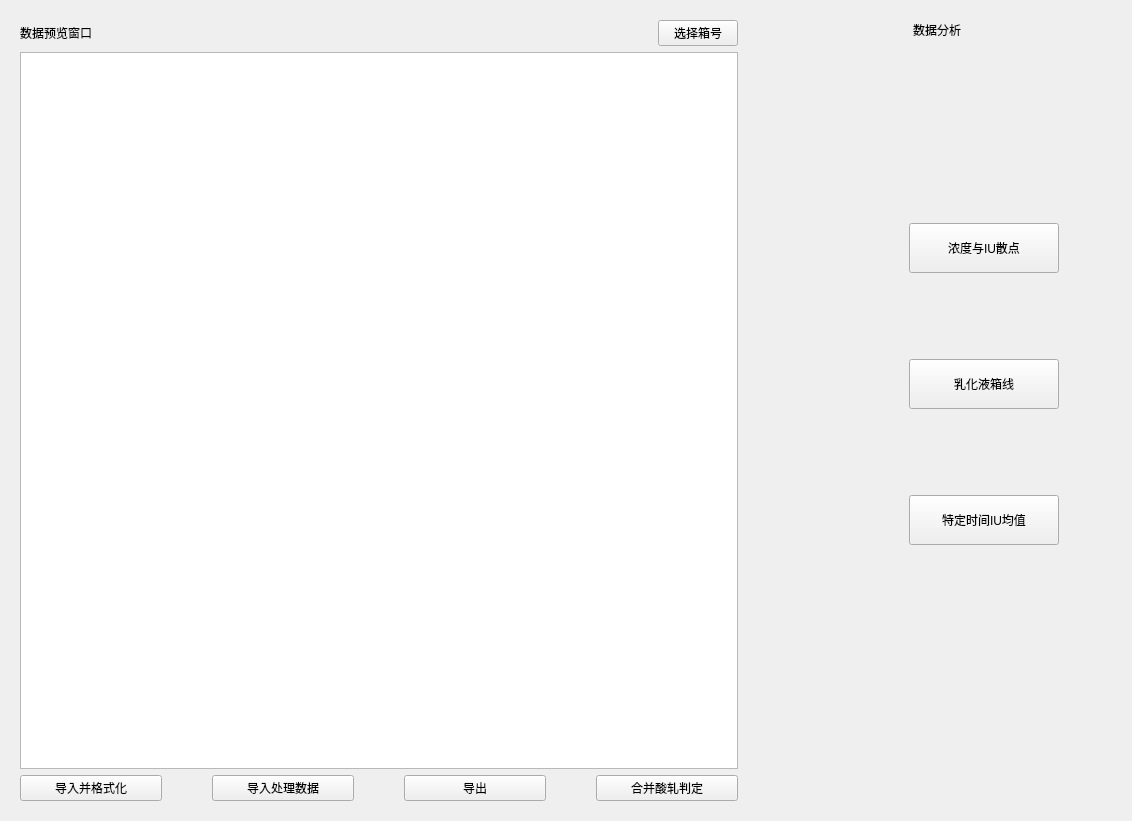
<?xml version="1.0" encoding="UTF-8"?>
<ui version="4.0">
 <class>Form</class>
 <widget class="QWidget" name="Form">
  <property name="geometry">
   <rect>
    <x>0</x>
    <y>0</y>
    <width>1132</width>
    <height>821</height>
   </rect>
  </property>
  <property name="windowTitle">
   <string>乳化液分析</string>
  </property>
  <layout class="QHBoxLayout" name="horizontalLayout_4" stretch="2,1">
   <item>
    <widget class="CardWidget" name="CardWidget">
     <layout class="QVBoxLayout" name="verticalLayout">
      <item>
       <layout class="QHBoxLayout" name="horizontalLayout_2">
        <item>
         <widget class="SubtitleLabel" name="SubtitleLabel">
          <property name="text">
           <string>数据预览窗口</string>
          </property>
         </widget>
        </item>
        <item>
         <spacer name="horizontalSpacer">
          <property name="orientation">
           <enum>Qt::Horizontal</enum>
          </property>
          <property name="sizeType">
           <enum>QSizePolicy::Expanding</enum>
          </property>
          <property name="sizeHint" stdset="0">
           <size>
            <width>300</width>
            <height>20</height>
           </size>
          </property>
         </spacer>
        </item>
        <item>
         <widget class="ComboBox" name="ComboBox">
          <property name="text">
           <string>选择箱号</string>
          </property>
         </widget>
        </item>
       </layout>
      </item>
      <item>
       <widget class="TableView" name="TableView"/>
      </item>
      <item>
       <layout class="QHBoxLayout" name="horizontalLayout">
        <property name="spacing">
         <number>50</number>
        </property>
        <item>
         <widget class="PushButton" name="importRawDataPushButton">
          <property name="text">
           <string>导入并格式化</string>
          </property>
          <property name="icon">
           <iconset resource="../../../../../../anaconda3/envs/GUI/Lib/site-packages/qtResource/resource.qrc">
            <normaloff>:/icons/icons/导入.png</normaloff>:/icons/icons/导入.png</iconset>
          </property>
         </widget>
        </item>
        <item>
         <widget class="PushButton" name="importProcessDataPushButton">
          <property name="text">
           <string>导入处理数据</string>
          </property>
          <property name="icon">
           <iconset resource="../../../../../../anaconda3/envs/GUI/Lib/site-packages/qtResource/resource.qrc">
            <normaloff>:/icons/icons/导入.png</normaloff>:/icons/icons/导入.png</iconset>
          </property>
         </widget>
        </item>
        <item>
         <widget class="PushButton" name="exportPushButton">
          <property name="text">
           <string>导出</string>
          </property>
          <property name="icon">
           <iconset resource="../../../../../../anaconda3/envs/GUI/Lib/site-packages/qtResource/resource.qrc">
            <normaloff>:/icons/icons/导出.png</normaloff>:/icons/icons/导出.png</iconset>
          </property>
         </widget>
        </item>
        <item>
         <widget class="PushButton" name="mergeOnlineTablePushButton">
          <property name="text">
           <string>合并酸轧判定</string>
          </property>
          <property name="icon">
           <iconset resource="../../../../../../anaconda3/envs/GUI/Lib/site-packages/qtResource/resource.qrc">
            <normaloff>:/icons/icons/format.png</normaloff>:/icons/icons/format.png</iconset>
          </property>
         </widget>
        </item>
       </layout>
      </item>
     </layout>
    </widget>
   </item>
   <item>
    <widget class="CardWidget" name="CardWidget_2">
     <layout class="QVBoxLayout" name="verticalLayout_2">
      <item>
       <layout class="QHBoxLayout" name="horizontalLayout_3">
        <item>
         <spacer name="horizontalSpacer_3">
          <property name="orientation">
           <enum>Qt::Horizontal</enum>
          </property>
          <property name="sizeHint" stdset="0">
           <size>
            <width>40</width>
            <height>20</height>
           </size>
          </property>
         </spacer>
        </item>
        <item>
         <widget class="TitleLabel" name="TitleLabel_2">
          <property name="text">
           <string>数据分析</string>
          </property>
         </widget>
        </item>
        <item>
         <spacer name="horizontalSpacer_4">
          <property name="orientation">
           <enum>Qt::Horizontal</enum>
          </property>
          <property name="sizeHint" stdset="0">
           <size>
            <width>40</width>
            <height>20</height>
           </size>
          </property>
         </spacer>
        </item>
       </layout>
      </item>
      <item>
       <spacer name="verticalSpacer_6">
        <property name="orientation">
         <enum>Qt::Vertical</enum>
        </property>
        <property name="sizeHint" stdset="0">
         <size>
          <width>20</width>
          <height>25</height>
         </size>
        </property>
       </spacer>
      </item>
      <item>
       <layout class="QGridLayout" name="gridLayout_3">
        <item row="5" column="2">
         <spacer name="horizontalSpacer_11">
          <property name="orientation">
           <enum>Qt::Horizontal</enum>
          </property>
          <property name="sizeType">
           <enum>QSizePolicy::Maximum</enum>
          </property>
          <property name="sizeHint" stdset="0">
           <size>
            <width>37</width>
            <height>17</height>
           </size>
          </property>
         </spacer>
        </item>
        <item row="1" column="1">
         <spacer name="verticalSpacer_7">
          <property name="orientation">
           <enum>Qt::Vertical</enum>
          </property>
          <property name="sizeType">
           <enum>QSizePolicy::Maximum</enum>
          </property>
          <property name="sizeHint" stdset="0">
           <size>
            <width>20</width>
            <height>80</height>
           </size>
          </property>
         </spacer>
        </item>
        <item row="0" column="2">
         <spacer name="horizontalSpacer_10">
          <property name="orientation">
           <enum>Qt::Horizontal</enum>
          </property>
          <property name="sizeType">
           <enum>QSizePolicy::Maximum</enum>
          </property>
          <property name="sizeHint" stdset="0">
           <size>
            <width>37</width>
            <height>17</height>
           </size>
          </property>
         </spacer>
        </item>
        <item row="6" column="1">
         <spacer name="verticalSpacer_9">
          <property name="orientation">
           <enum>Qt::Vertical</enum>
          </property>
          <property name="sizeType">
           <enum>QSizePolicy::Maximum</enum>
          </property>
          <property name="sizeHint" stdset="0">
           <size>
            <width>20</width>
            <height>80</height>
           </size>
          </property>
         </spacer>
        </item>
        <item row="4" column="1">
         <spacer name="verticalSpacer_8">
          <property name="orientation">
           <enum>Qt::Vertical</enum>
          </property>
          <property name="sizeType">
           <enum>QSizePolicy::Maximum</enum>
          </property>
          <property name="sizeHint" stdset="0">
           <size>
            <width>20</width>
            <height>80</height>
           </size>
          </property>
         </spacer>
        </item>
        <item row="2" column="3">
         <widget class="PrimaryPushButton" name="BoxDiagramPushButton">
          <property name="minimumSize">
           <size>
            <width>150</width>
            <height>50</height>
           </size>
          </property>
          <property name="toolTip">
           <string>导入单个酸轧在线判定表</string>
          </property>
          <property name="text">
           <string>乳化液箱线</string>
          </property>
         </widget>
        </item>
        <item row="2" column="1">
         <widget class="IconWidget" name="IconWidget_8">
          <property name="minimumSize">
           <size>
            <width>50</width>
            <height>50</height>
           </size>
          </property>
          <property name="maximumSize">
           <size>
            <width>50</width>
            <height>16777215</height>
           </size>
          </property>
          <property name="icon">
           <iconset resource="../../../../../../anaconda3/envs/GUI/Lib/site-packages/qtResource/resource.qrc">
            <normaloff>:/icons/icons/箱线图.png</normaloff>:/icons/icons/箱线图.png</iconset>
          </property>
         </widget>
        </item>
        <item row="5" column="1">
         <widget class="IconWidget" name="IconWidget_7">
          <property name="minimumSize">
           <size>
            <width>50</width>
            <height>50</height>
           </size>
          </property>
          <property name="maximumSize">
           <size>
            <width>50</width>
            <height>16777215</height>
           </size>
          </property>
          <property name="icon">
           <iconset resource="../../../../../../anaconda3/envs/GUI/Lib/site-packages/qtResource/resource.qrc">
            <normaloff>:/icons/icons/跟踪.png</normaloff>:/icons/icons/跟踪.png</iconset>
          </property>
         </widget>
        </item>
        <item row="0" column="3">
         <widget class="PrimaryPushButton" name="IUScatterPushButton">
          <property name="minimumSize">
           <size>
            <width>150</width>
            <height>50</height>
           </size>
          </property>
          <property name="toolTip">
           <string>导入单个酸轧在线判定表</string>
          </property>
          <property name="text">
           <string>浓度与IU散点</string>
          </property>
         </widget>
        </item>
        <item row="5" column="3">
         <widget class="PrimaryPushButton" name="SpecificTimePushButton">
          <property name="minimumSize">
           <size>
            <width>150</width>
            <height>50</height>
           </size>
          </property>
          <property name="toolTip">
           <string>导入单个酸轧在线判定表</string>
          </property>
          <property name="text">
           <string>特定时间IU均值</string>
          </property>
         </widget>
        </item>
        <item row="0" column="1">
         <widget class="IconWidget" name="IconWidget_6">
          <property name="minimumSize">
           <size>
            <width>50</width>
            <height>50</height>
           </size>
          </property>
          <property name="maximumSize">
           <size>
            <width>50</width>
            <height>16777215</height>
           </size>
          </property>
          <property name="icon">
           <iconset resource="../../../../../../anaconda3/envs/GUI/Lib/site-packages/qtResource/resource.qrc">
            <normaloff>:/icons/icons/散点图.png</normaloff>:/icons/icons/散点图.png</iconset>
          </property>
         </widget>
        </item>
        <item row="5" column="0">
         <spacer name="horizontalSpacer_14">
          <property name="orientation">
           <enum>Qt::Horizontal</enum>
          </property>
          <property name="sizeHint" stdset="0">
           <size>
            <width>40</width>
            <height>20</height>
           </size>
          </property>
         </spacer>
        </item>
        <item row="5" column="4">
         <spacer name="horizontalSpacer_15">
          <property name="orientation">
           <enum>Qt::Horizontal</enum>
          </property>
          <property name="sizeHint" stdset="0">
           <size>
            <width>40</width>
            <height>20</height>
           </size>
          </property>
         </spacer>
        </item>
       </layout>
      </item>
      <item>
       <spacer name="verticalSpacer_10">
        <property name="orientation">
         <enum>Qt::Vertical</enum>
        </property>
        <property name="sizeHint" stdset="0">
         <size>
          <width>20</width>
          <height>47</height>
         </size>
        </property>
       </spacer>
      </item>
     </layout>
    </widget>
   </item>
  </layout>
 </widget>
 <customwidgets>
  <customwidget>
   <class>ComboBox</class>
   <extends>QPushButton</extends>
   <header>qfluentwidgets</header>
  </customwidget>
  <customwidget>
   <class>PushButton</class>
   <extends>QPushButton</extends>
   <header>qfluentwidgets</header>
  </customwidget>
  <customwidget>
   <class>PrimaryPushButton</class>
   <extends>PushButton</extends>
   <header>qfluentwidgets</header>
  </customwidget>
  <customwidget>
   <class>IconWidget</class>
   <extends>QWidget</extends>
   <header>qfluentwidgets</header>
  </customwidget>
  <customwidget>
   <class>CardWidget</class>
   <extends>QFrame</extends>
   <header>qfluentwidgets</header>
   <container>1</container>
  </customwidget>
  <customwidget>
   <class>SubtitleLabel</class>
   <extends>QLabel</extends>
   <header>qfluentwidgets</header>
  </customwidget>
  <customwidget>
   <class>TitleLabel</class>
   <extends>QLabel</extends>
   <header>qfluentwidgets</header>
  </customwidget>
  <customwidget>
   <class>TableView</class>
   <extends>QTableView</extends>
   <header>qfluentwidgets</header>
  </customwidget>
 </customwidgets>
 <resources>
  <include location="../../../../../../anaconda3/envs/GUI/Lib/site-packages/qtResource/resource.qrc"/>
 </resources>
 <connections/>
</ui>
